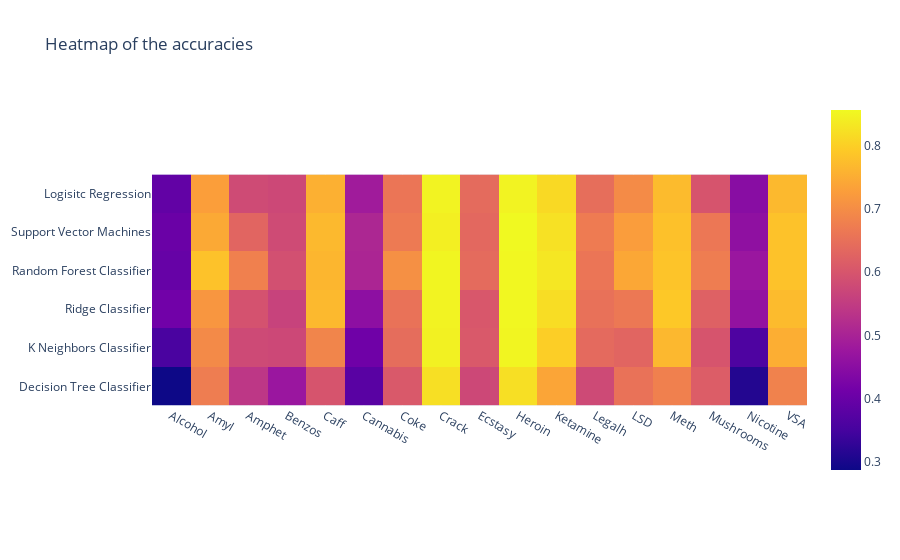

Notebook source saved alongside this figure:
### Markdown cell above
### Heatmap of our results without binarization

### Code cell
fig = px.imshow(df_results.transpose(),title=" Heatmap of the accuracies")
fig.show()

### Figure 1 — Plotly figure (JSON) as saved in the notebook; plotly's stock layout.template omitted (floating-point values rounded to 4 significant figures)
{"data": [{"coloraxis": "coloraxis", "hovertemplate": "x: %{x}<br>y: %{y}<br>color: %{z}<extra></extra>", "name": "0", "type": "heatmap", "x": ["Alcohol", "Amyl", "Amphet", "Benzos", "Caff", "Cannabis", "Coke", "Crack", "Ecstasy", "Heroin", "Ketamine", "Legalh", "LSD", "Meth", "Mushrooms", "Nicotine", "VSA"], "xaxis": "x", "y": ["Logisitc Regression", "Support Vector Machines", "Random Forest Classifier", "Ridge Classifier", "K Neighbors Classifier", "Decision Tree Classifier"], "yaxis": "y", "z": [[0.391, 0.7287, 0.5798, 0.5745, 0.7553, 0.484, 0.6596, 0.8484, 0.641, 0.8484, 0.8138, 0.6463, 0.6968, 0.7713, 0.5984, 0.4468, 0.7686], [0.4016, 0.7447, 0.6303, 0.5798, 0.7686, 0.508, 0.6676, 0.8431, 0.6356, 0.8564, 0.8245, 0.6702, 0.7261, 0.7793, 0.6622, 0.4574, 0.7819], [0.3963, 0.7819, 0.6782, 0.5904, 0.7633, 0.5053, 0.7048, 0.8511, 0.641, 0.8537, 0.8324, 0.6596, 0.742, 0.7846, 0.6729, 0.4734, 0.7819], [0.4122, 0.7154, 0.5931, 0.5638, 0.7686, 0.4548, 0.6543, 0.8484, 0.6037, 0.8537, 0.8191, 0.6516, 0.6649, 0.7899, 0.6223, 0.4628, 0.7713], [0.3564, 0.6941, 0.5771, 0.5745, 0.6862, 0.4096, 0.6436, 0.8457, 0.6064, 0.8511, 0.7979, 0.6383, 0.6303, 0.766, 0.5984, 0.3617, 0.7527], [0.2872, 0.6729, 0.5399, 0.4734, 0.5984, 0.3777, 0.6064, 0.8218, 0.5745, 0.8218, 0.7394, 0.5771, 0.6543, 0.6782, 0.6144, 0.3112, 0.6809]]}], "layout": {"coloraxis": {"colorscale": [[0, "#0d0887"], [0.1111, "#46039f"], [0.2222, "#7201a8"], [0.3333, "#9c179e"], [0.4444, "#bd3786"], [0.5556, "#d8576b"], [0.6667, "#ed7953"], [0.7778, "#fb9f3a"], [0.8889, "#fdca26"], [1, "#f0f921"]]}, "title": {"text": " Heatmap of the accuracies"}, "xaxis": {"anchor": "y", "constrain": "domain", "domain": [0, 1], "scaleanchor": "y"}, "yaxis": {"anchor": "x", "autorange": "reversed", "constrain": "domain", "domain": [0, 1]}}}
